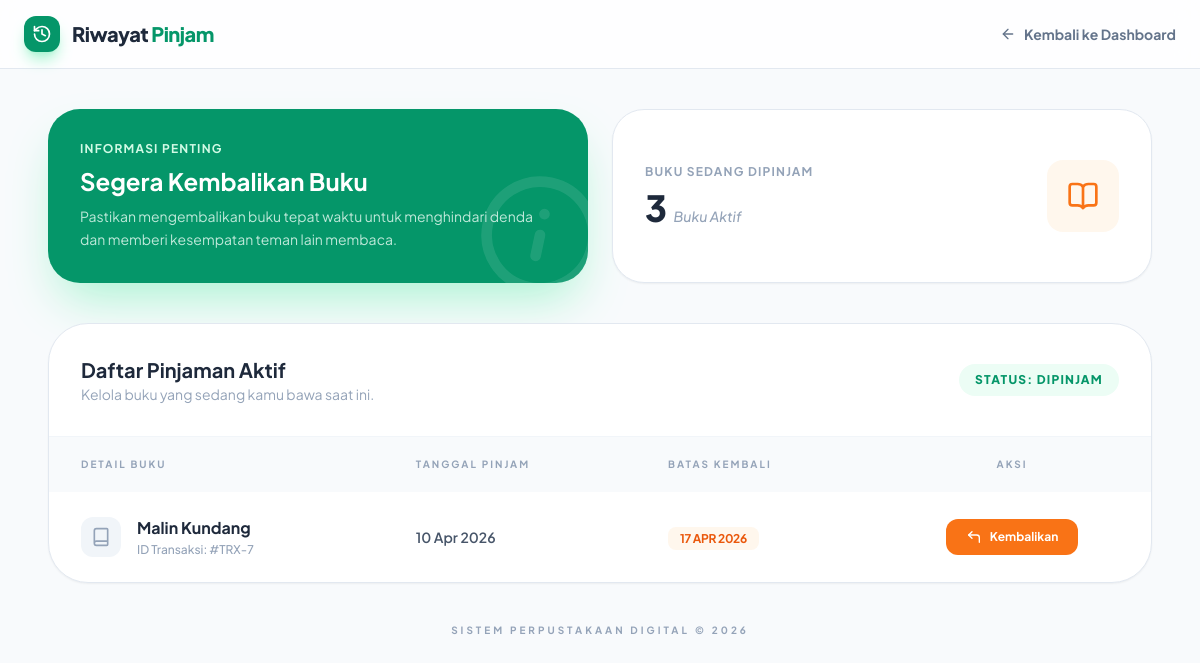
/ukk_paket4/riwayat_pinjam.php (signed in), run on the app's committed database.
### tables this page shows
CREATE TABLE `transaksi` (
  `id_transaksi` int NOT NULL,
  `id_anggota` int DEFAULT NULL,
  `id_buku` int DEFAULT NULL,
  `tanggal_pinjam` date DEFAULT NULL,
  `tanggal_kembali` date DEFAULT NULL,
  `status` enum('dipinjam','kembali') DEFAULT NULL
);

CREATE TABLE `buku` (
  `id_buku` int NOT NULL,
  `judul` varchar(255) DEFAULT NULL,
  `penulis` varchar(100) DEFAULT NULL,
  `penerbit` varchar(100) DEFAULT NULL,
  `stok` int DEFAULT NULL,
  `foto` varchar(255) DEFAULT NULL
);

### ukk_paket4/riwayat_pinjam.php (the view, shortened to what this page needs)
<?php
include 'koneksi.php';
$id_anggota = $_SESSION['id_anggota'];
?>
<!DOCTYPE html>
<html lang="id">
<head>
    <script src="https://cdn.tailwindcss.com"></script>
    <link href="https://unpkg.com/aos@2.3.1/dist/aos.css" rel="stylesheet">
</head>
<body class="bg-[#F8FAFC] min-h-screen text-slate-700">
    <nav class="sticky top-0 z-50 bg-white/80 backdrop-blur-md border-b border-slate-200">
        <div class="max-w-7xl mx-auto px-6 py-4 flex justify-between items-center">
            <div class="flex items-center gap-3">
                <div class="bg-emerald-600 p-2 rounded-xl shadow-lg shadow-emerald-200">
                    <i data-lucide="history" class="text-white w-5 h-5"></i>
                </div>
                <h1 class="text-xl font-black text-slate-800 tracking-tight">Riwayat <span class="text-emerald-600">Pinjam</span></h1>
            </div>
            <a href="dashboard_siswa.php" class="flex items-center gap-2 text-sm font-bold text-slate-500 hover:text-emerald-600 transition-colors">
                <i data-lucide="arrow-left" class="w-4 h-4"></i> Kembali ke Dashboard
            </a>
        </div>
    </nav>
    <main class="max-w-6xl mx-auto px-6 py-10">
        <div class="grid grid-cols-1 md:grid-cols-2 gap-6 mb-10">
            <div class="bg-emerald-600 rounded-[2rem] p-8 text-white shadow-2xl shadow-emerald-200 relative overflow-hidden" data-aos="fade-right">
                <div class="relative z-10">
                    <p class="text-emerald-100 text-xs font-bold uppercase tracking-widest mb-2">Informasi Penting</p>
                    <h2 class="text-2xl font-bold mb-2">Segera Kembalikan Buku</h2>
                    <p class="text-emerald-50 opacity-80 text-sm leading-relaxed">Pastikan mengembalikan buku tepat waktu untuk menghindari denda dan memberi kesempatan teman lain membaca.</p>
                </div>
                <i data-lucide="info" class="absolute -right-4 -bottom-4 w-32 h-32 opacity-10 rotate-12"></i>
            </div>
            <div class="bg-white rounded-[2rem] p-8 border border-slate-200 shadow-sm flex items-center justify-between" data-aos="fade-left">
                <div>
                    <p class="text-slate-400 text-xs font-bold uppercase tracking-widest mb-2">Buku Sedang Dipinjam</p>
                    <?php
                        $count_q = mysqli_query($conn, "SELECT COUNT(*) as total FROM transaksi WHERE id_anggota='$id_anggota' AND status='dipinjam'");
                        $count = mysqli_fetch_assoc($count_q)['total'];
                    ?>
                    <h2 class="text-4xl font-black text-slate-800"><?= $count ?> <span class="text-sm font-medium text-slate-400 italic">Buku Aktif</span></h2>
                </div>
                <div class="bg-orange-50 p-5 rounded-2xl">
                    <i data-lucide="book-open" class="text-orange-500 w-8 h-8"></i>
                </div>
            </div>
        </div>
        <div class="bg-white rounded-[2.5rem] shadow-sm border border-slate-200 overflow-hidden" data-aos="fade-up">
            <div class="p-8 border-b border-slate-100 flex flex-col md:flex-row justify-between items-start md:items-center gap-4">
                <div>
                    <h3 class="text-xl font-bold text-slate-800">Daftar Pinjaman Aktif</h3>
                    <p class="text-sm text-slate-400">Kelola buku yang sedang kamu bawa saat ini.</p>
                </div>
                <span class="px-4 py-2 bg-emerald-50 text-emerald-600 rounded-full text-xs font-black uppercase tracking-widest">
                    Status: Dipinjam
                </span>
            </div>
            <div class="overflow-x-auto custom-scrollbar">
                <table class="w-full text-left">
                    <thead>
                        <tr class="bg-slate-50 text-slate-400 text-[10px] font-black uppercase tracking-[0.2em]">
                            <th class="px-8 py-5">Detail Buku</th>
                            <th class="px-8 py-5">Tanggal Pinjam</th>
                            <th class="px-8 py-5">Batas Kembali</th>
                            <th class="px-8 py-5 text-center">Aksi</th>
                        </tr>
                    </thead>
                    <tbody class="divide-y divide-slate-100">
                        <?php
                        $query = mysqli_query($conn, "SELECT t.*, b.judul, b.penulis FROM transaksi t JOIN buku b ON t.id_buku = b.id_buku WHERE t.id_anggota='$id_anggota' AND t.status='dipinjam' ORDER BY t.tanggal_pinjam DESC");
                        if(mysqli_num_rows($query) > 0) {
                            while($row = mysqli_fetch_assoc($query)) {
                        ?>
                        <tr class="group hover:bg-slate-50/50 transition-all duration-300">
                            <td class="px-8 py-6">
                                <div class="flex items-center gap-4">
                                    <div class="w-10 h-10 bg-slate-100 rounded-xl flex items-center justify-center text-slate-400 group-hover:bg-emerald-600 group-hover:text-white transition-all">
                                        <i data-lucide="book" class="w-5 h-5"></i>
                                    </div>
                                    <div>
                                        <p class="font-bold text-slate-800 mb-0.5"><?= $row['judul'] ?></p>
                                        <p class="text-xs text-slate-400 font-medium">ID Transaksi: #TRX-<?= $row['id_transaksi'] ?></p>
                                    </div>
                                </div>
                            </td>
                            <td class="px-8 py-6">
                                <span class="text-sm font-semibold text-slate-600"><?= date('d M Y', strtotime($row['tanggal_pinjam'])) ?></span>
                            </td>
                            <td class="px-8 py-6">
                                <span class="px-3 py-1 bg-orange-50 text-orange-600 rounded-lg text-xs font-bold uppercase tracking-tight">
                                    <?= date('d M Y', strtotime($row['tanggal_kembali'])) ?>
                                </span>
                            </td>
                            <td class="px-8 py-6 text-center">
                                <a href="?kembali=<?= $row['id_transaksi'] ?>&id_buku=<?= $row['id_buku'] ?>"
                                   onclick="return confirm('Apakah kamu yakin ingin mengembalikan buku ini?')"
                                   class="inline-flex items-center gap-2 bg-orange-500 text-white px-5 py-2.5 rounded-xl text-xs font-bold hover:bg-orange-600 hover:shadow-lg hover:shadow-orange-200 transition-all active:scale-95 group">
                                   <i data-lucide="corner-up-left" class="w-4 h-4 group-hover:-translate-x-1 transition-transform"></i>
                                   Kembalikan
                                </a>
                            </td>
                        </tr>
                        <?php
                            }
                        } ?>
                    </tbody>
                </table>
            </div>
        </div>
        <p class="text-center mt-10 text-slate-400 text-[10px] font-bold uppercase tracking-[0.3em]">Sistem Perpustakaan Digital © 2026</p>
    </main>
</body>
</html>

### ukk_paket4/riwayat_pinjam.php (style rules this page uses)
body { font-family: 'Plus Jakarta Sans', sans-serif; }

### data on the page
transaksi: id_buku.judul "Malin Kundang", id_transaksi "7", tanggal_pinjam "10 Apr 2026", tanggal_kembali "17 APR 2026"

### other printed values
$count "3"
